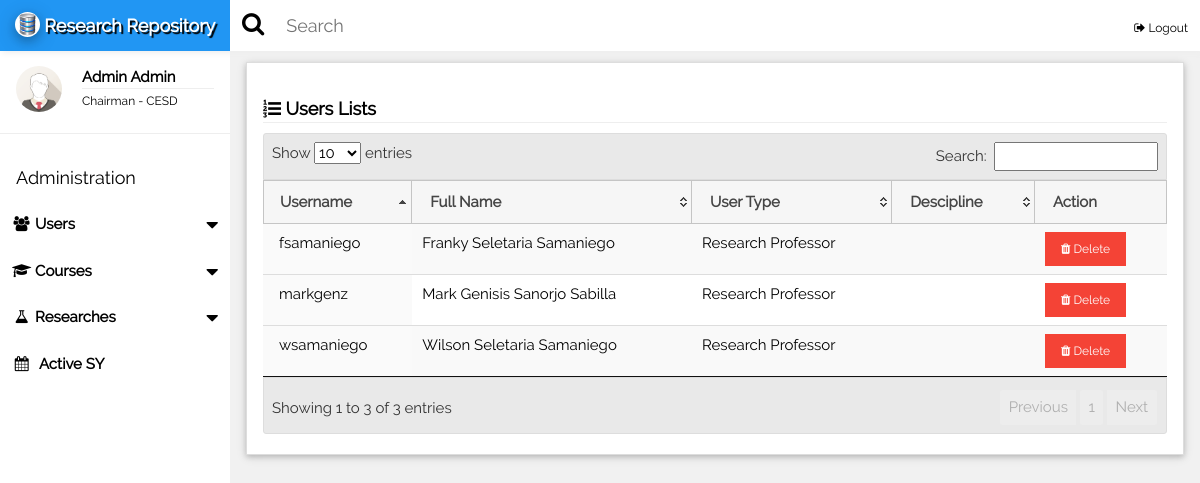
/admin/index.php?list=true (signed in), run on an earlier commit of the app's database.
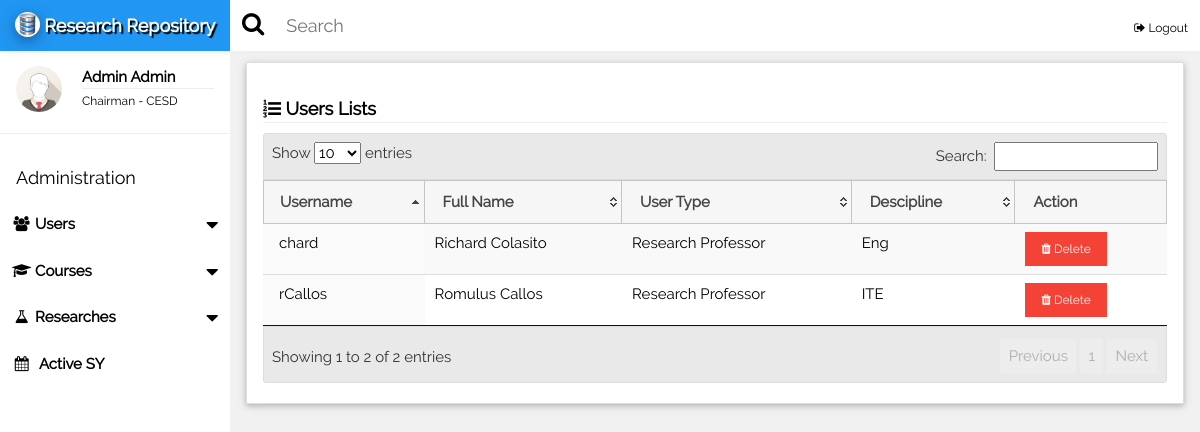
And on a later commit of the database.
### tables this page shows
CREATE TABLE `departments` (
  `id` int(3) NOT NULL,
  `deptName` varchar(255) NOT NULL
);

CREATE TABLE `users` (
  `id` int(10) UNSIGNED NOT NULL,
  `first_name` varchar(255) NOT NULL,
  `middle_name` varchar(255) NOT NULL,
  `last_name` varchar(255) NOT NULL,
  `username` varchar(255) NOT NULL,
  `password` varchar(255) NOT NULL,
  `user_type` varchar(10) NOT NULL,
  `descipline` int(3) NOT NULL,
  `date_added` varchar(255) NOT NULL,
  `date_modified` varchar(255) NOT NULL,
  `deptID` int(3) NOT NULL
);

CREATE TABLE `descipline` (
  `id` int(3) NOT NULL,
  `dept_id` int(3) NOT NULL,
  `descipline` varchar(255) NOT NULL
);

### include/dbcon.php (called while the page is built, shortened)
<?php
	function getName($x){
		if(is_array($x)){
			foreach($x as $key => $value){
				$sql=mysql_query("select * from users where id='$value'");
					while($row = mysql_fetch_assoc($sql)){
					$d[] = $row['first_name']." ".$row['last_name'];
				}
			}
		}else{
			$sql=mysql_query("select * from users where id='$x'");
			while($row = mysql_fetch_assoc($sql)){
				$d[] = $row['first_name']." ".$row['last_name'];
			}
		}
		return $d;
	}
	function getDept($x){
		$sql=mysql_query("select * from departments where id='$x'");
		while($row = mysql_fetch_assoc($sql)){
			$d = $row['deptName'];
		}
		return $d;
	}
	function getDescipline($x){
	$sql=mysql_query("select * from descipline where id='$x'");
		while($row = mysql_fetch_assoc($sql)){
			$d = $row['descipline'];
		}
		return $d;
	}
?>

### admin/index.php (the view, shortened to what this page needs)
<?php
	include("../include/dbcon.php");
?>
<!DOCTYPE html>
<html>
<link rel="stylesheet" type="text/css" href="../google/fafa.css">
<link href="../dist/css/select2.min.css" rel="stylesheet" />
<link href='../css/fullcalendar.min.css' rel='stylesheet' />
<link href='../css/fullcalendar.print.min.css' rel='stylesheet' media='print' />
<link href='../css/dataTables.jqueryui.min.css' rel='stylesheet'/>
<link href='../css/jquery-ui.css' rel='stylesheet'  />
<link rel="stylesheet" href="../css/w3.css">
<link href="../research/summernote.css" rel="stylesheet">
<body class="w3-light-grey">
<div class=" w3-row w3-bar w3-top w3-white w3-large" style="z-index:9999;box-shadow:2px 2px 6px #eee;">
	<div class="w3-hide-small w3-bar-item w3-blue" style="width:230px;text-align:center;text-shadow:2px 2px 1px #000;font-weight:bold;">
		<a href="../admin/" style="text-decoration:none;"> <img src="../images/logo.png" class="w3-white w3-circle w3-card-4" width="25" height="25" />   Research Repository</a>
	</div>
	<div class="w3-hide-small">
	<span class="fa fa-search w3-bar-item fa-lg" style="padding-top:15px !important;"></span>
	<input class="w3-input w3-bar-item w3-block w3-rest" type="text" placeholder="Search" style="padding-left:10px !important; min-width:50%;">
	<span class="w3-bar-item w3-right">
		<a href="../logout.php" class="w3-small "style="text-decoration:none;"><i class="fa fa-sign-out fa-fx"></i> Logout</a>
	</span>
	</div>
</div>
<nav class="w3-sidebar w3-collapse w3-white w3-animate-left" style="z-index:3;width:230px;" id="mySidebar"><br>
  <div class="w3-container w3-row">
    <div class="w3-col s4">
      <img src="../images/avatar.png" class="w3-circle w3-margin-right" style="width:46px">
    </div>
    <div class="w3-col s8 w3-bar">
      <span><strong><?php echo implode(' ',getName($_SESSION['logged_in_id'])); ?></strong></span><br>
	  <hr style="margin:0px;"/>
	  <small>Chairman - <?php echo getDept($_SESSION['department_id']); ?></small>
    </div>
  </div>
  <hr>
  <div class="w3-container">
    <h5>Administration</h5>
  </div>
  <div class="w3-bar-block">
	 <div class="w3-bar-item w3-button w3-padding w3-hover-blue" onclick="open_nav_accord('a1')">
		<i class="fa fa-users fa-fw"></i> <b>Users</b> <i class="fa fa-caret-down w3-right fa-lg" style="position:relative;top:5px;"></i>
	 </div>
	 <div class="w3-bar-item w3-button w3-padding w3-hover-blue" onclick="open_nav_accord('a3')">
		<i class="fa fa-graduation-cap fa-fw"></i> <b>Courses</b> <i class="fa fa-caret-down w3-right fa-lg" style="position:relative;top:5px;"></i>
	 </div>
	 <div class="w3-bar-item w3-button w3-padding w3-hover-blue" onclick="open_nav_accord('a2')">
		<i class="fa fa-flask fa-fw"></i> <b>Researches</b> <i class="fa fa-caret-down w3-right fa-lg" style="position:relative;top:5px;"></i>
	 </div>
    <a href="javascript:void(0);" onclick="document.getElementById('activeSYModal').style.display='block';" class="w3-bar-item w3-button w3-padding"><i class="fa fa-calendar fa-fw"></i>  <b>Active SY</b></a>
	<br><br>
  </div>
</nav>
<div class="w3-main" style="margin-left:230px;margin-top:43px;">
	<div class="w3-container">
		<div class="w3-white w3-card-2" id="calendar_container"  style="margin-top:2%;padding-bottom:20px;border:1px solid #ddd">
			<?php
				if(isset($_GET['list'])){
			?>
			<header class="w3-container" style="padding-top:22px">
				<h5><b><i class="fa fa-list-ol fa-fx"></i> Users Lists</b><hr style="margin:0px" /></h5>
			</header>
			<div class="w3-container">
				<table id="userListTbl" class="w3-table w3-text-black display dataTable no-footer">
					<thead>
						<tr>
							<th>Username</th>
							<th>Full Name</th>
							<th>User Type</th>
                            <th>Descipline</th>
							<th>Action</th>
						</tr>
					</thead>
					<tbody>
						<?php
							$sql = mysql_query("SELECT * FROM `users` WHERE user_type='2'");
							while($row = mysql_fetch_assoc($sql)){
						?>
						<tr>
							<td><?php echo $row['username'];?></td>
							<td><?php echo $row['first_name'].' '.$row['middle_name'].' '.$row['last_name']?></td>
							<td><?php
								if($row['user_type'] == 1){
									echo "Super Administrator";
								}else if($row['user_type'] == 2){
									echo "Research Professor";
								}else if($row['user_type'] == 3){
									echo "Panel";
								}else{
									echo "Adviser";
								}
							?></td>
                            <td><?php echo getDescipline($row['descipline']); ?></td>
							<td>
								<button class="w3-button w3-red w3-small"><span class="fa fa-trash fa-fx"></span> Delete</button>
							</td>
						</tr>
						<?php }?>
					</tbody>
				</table>
			</div>
			<?php }?>
		</div>
	</div>
</div>
</body>
</html>

### google/fafa.css (style rules this page uses)
.fa { display:inline-block;font:normal normal normal 14px/1 FontAwesome;font-size:inherit;text-rendering:auto;-webkit-font-smoothing:antialiased;-moz-osx-font-smoothing:grayscale }
.fa-lg { font-size:1.33333333em;line-height:.75em;vertical-align:-15% }
.fa-fw { width:1.28571429em;text-align:center }
.fa-search:before { content:"\f002" }
.fa-calendar:before { content:"\f073" }
.fa-sign-out:before { content:"\f08b" }
.fa-group:before,.fa-users:before { content:"\f0c0" }
.fa-flask:before { content:"\f0c3" }
.fa-list-ol:before { content:"\f0cb" }
.fa-caret-down:before { content:"\f0d7" }
.fa-mortar-board:before,.fa-graduation-cap:before { content:"\f19d" }
.fa-trash:before { content:"\f1f8" }

### admin/index.php (style rules this page uses)
html,body,h1,h2,h3,h4,h5 { font-family: "Raleway", sans-serif }
.w3-bar-item { padding:12px !important; }

What changed in the data, as far as the page shows it:
removed users: username "fsamaniego", first_name "Franky", middle_name "Seletaria", last_name "Samaniego", user_type "Research Professor"
removed users: username "wsamaniego", first_name "Wilson", middle_name "Seletaria", last_name "Samaniego", user_type "Research Professor"
removed users: username "markgenz", first_name "Mark Genisis", middle_name "Sanorjo", last_name "Sabilla", user_type "Research Professor"
added users: username "rCallos", first_name "Romulus", last_name "Callos", user_type "Research Professor", descipline.descipline "ITE"
added users: username "chard", first_name "Richard", last_name "Colasito", user_type "Research Professor", descipline.descipline "Eng"
Also different on the page:
text written by a page script: "Show entries Search: Showing 1 to 3 of 3 entries Previous 1 Next" → "Show entries Search: Showing 1 to 2 of 2 entries Previous 1 Next"
